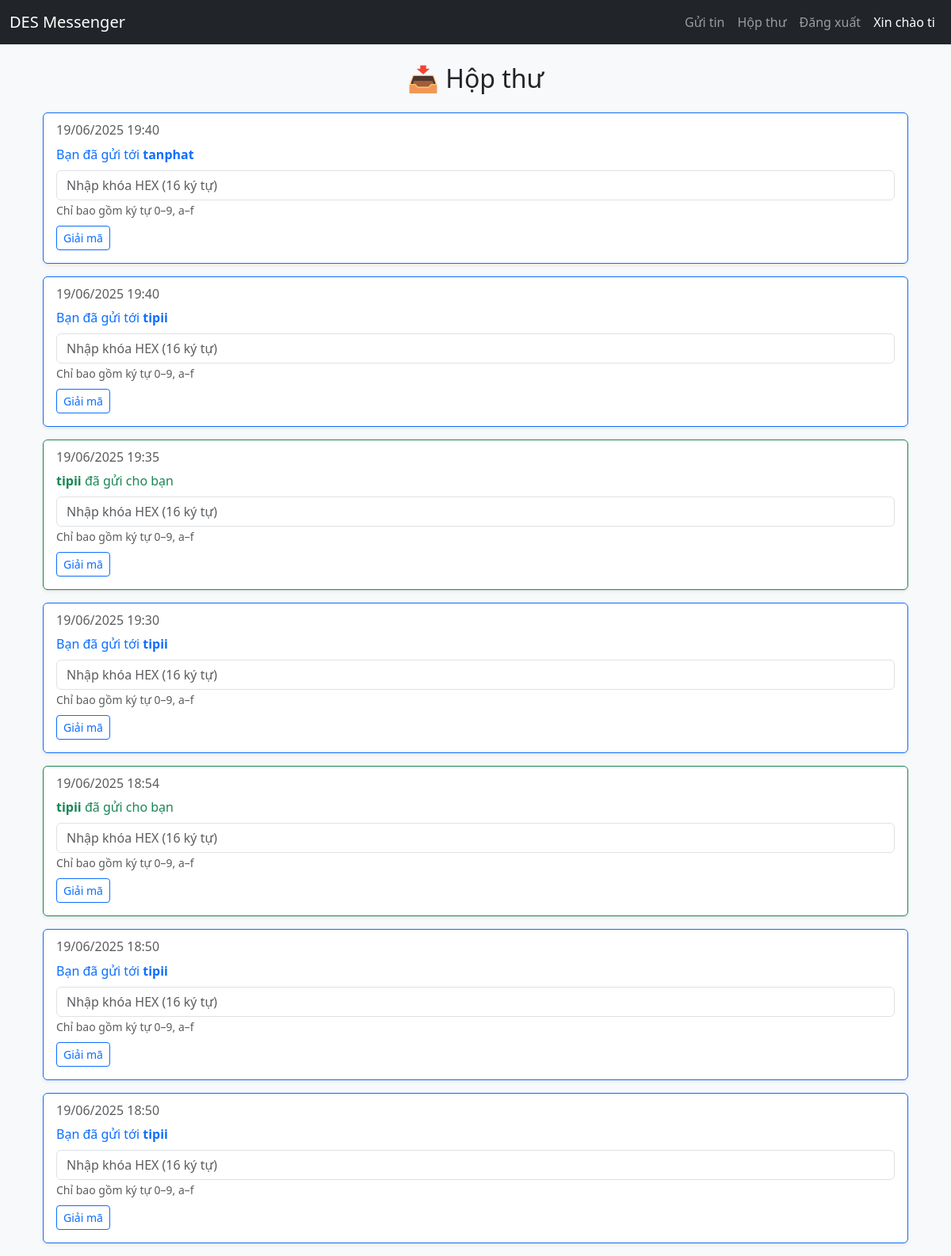
Screenshot of /inbox/ (signed in) with the database file from the repository.
### messenger/models.py (models this page shows, shortened)
class Message(models.Model):
    sender = models.ForeignKey(User, related_name='sent', on_delete=models.CASCADE)
    receiver = models.ForeignKey(User, related_name='received', on_delete=models.CASCADE)
    plaintext = models.TextField(default="No plaintext")
    ciphertext = models.TextField()
    des_key = models.BinaryField()  # NEW: lưu khóa DES dạng bytes
    created_at = models.DateTimeField(auto_now_add=True)
    image_cipher = models.BinaryField(null=True, blank=True)  # Ảnh đã mã hóa

### messenger/views.py (the view, shortened to what this page needs)
# urls.py: path('inbox/', inbox_view, name='inbox'),
@login_required
def inbox_view(request):
    messages = Message.objects.filter(
        Q(sender=request.user) | Q(receiver=request.user)
    ).order_by('-created_at')
    all_messages = []
    for msg in messages:
        all_messages.append({
            'id': msg.id,
            'from': msg.sender.username,
            'to': msg.receiver.username,
            'created_at': msg.created_at,
            'ciphertext': msg.ciphertext,
            'is_sent': msg.sender == request.user,
            'has_image': msg.image_cipher is not None
        })
    context = {'messages': all_messages}
    return render(request, 'inbox.html', context)

### messenger/templates/inbox.html (shortened to what this page needs)
{% extends "base.html" %}
{% block content %}
<div class="container mt-4">
    <h2 class="mb-4 text-center">📥 Hộp thư</h2>
    {% if messages %}
        {% for msg in messages %}
            <div class="card mb-3 shadow-sm {% if msg.is_sent %}border-primary{% else %}border-success{% endif %}">
                <div class="card-body">
                    <h6 class="card-subtitle mb-2 text-muted">
                        {{ msg.created_at|date:"d/m/Y H:i" }}
                    </h6>
                    {% if msg.is_sent %}
                        <p class="card-title text-primary">
                            Bạn đã gửi tới <strong>{{ msg.to }}</strong>
                        </p>
                    {% else %}
                        <p class="card-title text-success">
                            <strong>{{ msg.from }}</strong> đã gửi cho bạn
                        </p>
                    {% endif %}
                    {% if decrypted_id == msg.id %}
                        {% if decrypted_text %}
                            <p class="card-text"><strong>Nội dung:</strong> {{ decrypted_text }}</p>
                        {% endif %}
                        {% if decrypted_image %}
                            <div class="mt-2">
                                <p><strong>Ảnh đã giải mã:</strong></p>
                                <img src="{{ decrypted_image }}" class="img-fluid rounded border" style="max-width: 300px;">
                            </div>
                        {% endif %}
                    {% else %}
                        <form method="post" class="mt-2">
                            <div class="mb-2">
                                <input type="text" name="key" class="form-control"
                                       placeholder="Nhập khóa HEX (16 ký tự)" maxlength="16"
                                       pattern="[0-9a-fA-F]{16}" required>
                                <small class="text-muted">Chỉ bao gồm ký tự 0–9, a–f</small>
                            </div>
                            <button type="submit" class="btn btn-sm btn-outline-primary">Giải mã</button>
                        </form>
                    {% endif %}
                </div>
            </div>
        {% endfor %}
    {% else %}
        <div class="alert alert-info text-center">Bạn chưa có tin nhắn nào.</div>
    {% endif %}
</div>
{% endblock %}

### messenger/templates/base.html (shortened to what this page needs)
<!DOCTYPE html>
<html lang="vi">
<head>
    <link href="https://cdn.jsdelivr.net/npm/bootstrap@5.3.0/dist/css/bootstrap.min.css" rel="stylesheet">
</head>
<body class="bg-light">
<nav class="navbar navbar-expand-lg navbar-dark bg-dark mb-4">
    <div class="container-fluid">
        <a class="navbar-brand" href="{% url 'send' %}">DES Messenger</a>
        <div class="collapse navbar-collapse">
            <ul class="navbar-nav ms-auto">
                {% if user.is_authenticated %}
                    <li class="nav-item"><a class="nav-link" href="{% url 'send' %}">Gửi tin</a></li>
                    <li class="nav-item"><a class="nav-link" href="{% url 'inbox' %}">Hộp thư</a></li>
                    <li class="nav-item"><a class="nav-link" href="{% url 'logout' %}">Đăng xuất</a></li>
                    <li class="nav-item nav-link text-white">Xin chào {{ user.username }}</li>
                {% else %}
                    <li class="nav-item"><a class="nav-link" href="{% url 'login' %}">Đăng nhập</a></li>
                    <li class="nav-item"><a class="nav-link" href="{% url 'register' %}">Đăng ký</a></li>
                {% endif %}
            </ul>
        </div>
    </div>
</nav>
<div class="container">
    {% block content %}{% endblock %}
</div>
</body>
</html>

### rows the page displays
Message: created_at "19/06/2025 19:40"
Message: created_at "19/06/2025 19:40"
Message: created_at "19/06/2025 19:35"
Message: created_at "19/06/2025 19:30"
Message: created_at "19/06/2025 18:54"
Message: created_at "19/06/2025 18:50"
Message: created_at "19/06/2025 18:50"

### other values shown
{{ user.username }} "ti"
{{ msg.to }} "tanphat" "tipii" "tipii" "tipii" "tipii"
{{ msg.from }} "tipii" "tipii"
